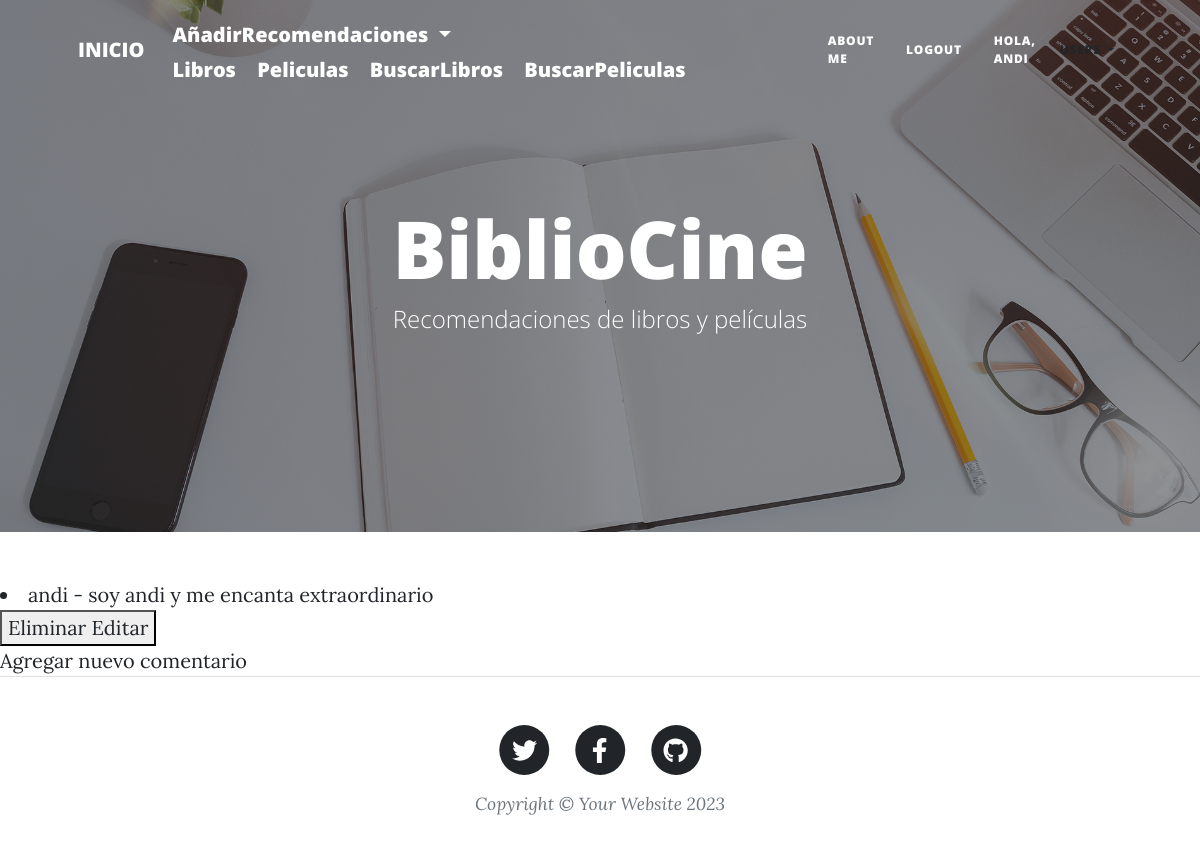
Page /AppBiblioCine/leerComentarioPeliculas/5 (signed in) on the earlier database version.
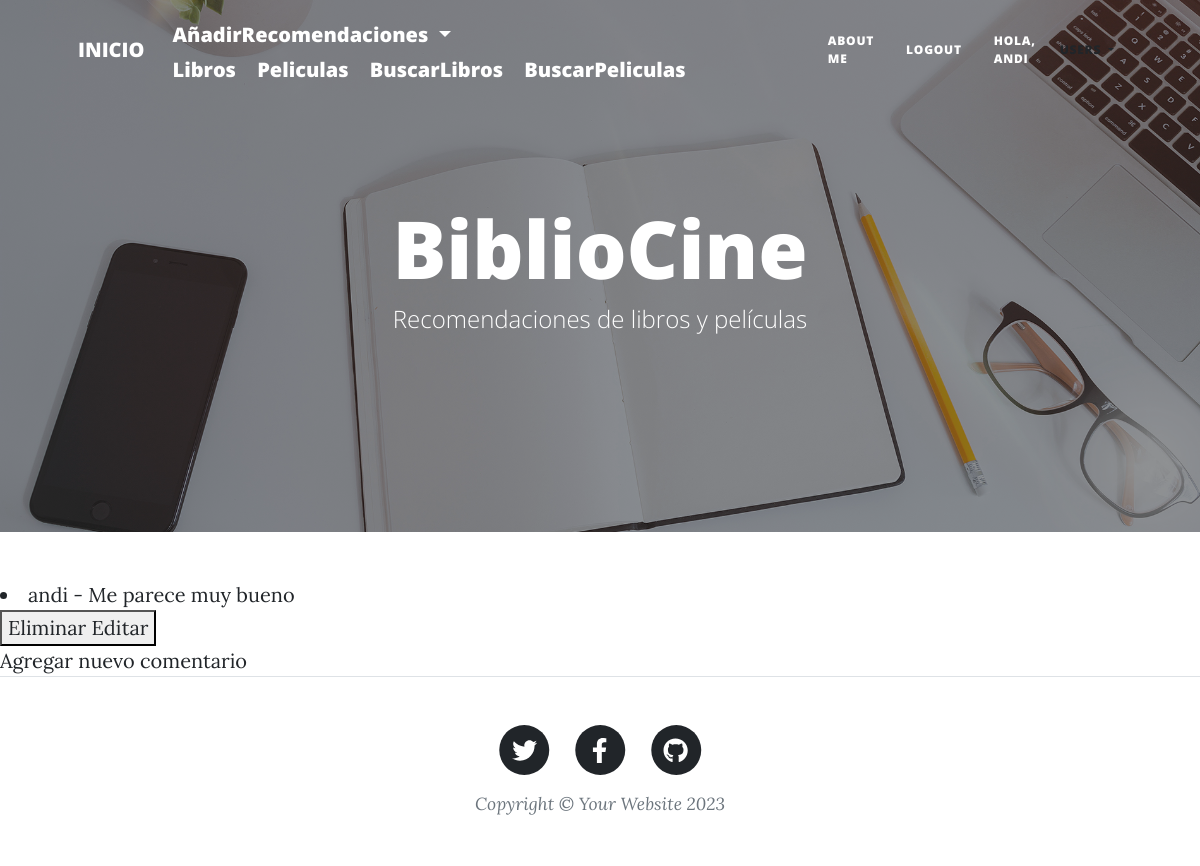
Same page on the later database version.
### AppBiblioCine/models.py (models this page shows)
class ComentarioPelicula(models.Model):
    pelicula = models.ForeignKey(Pelicula, related_name='comentariosPeliculas', on_delete=models.CASCADE, null=True)
    nombre = models.ForeignKey(User,blank=False,null=True,on_delete=models.CASCADE, verbose_name="nombre")
    comentario = models.TextField(null=True, blank=True)
    fechaComentario = models.DateTimeField(auto_now_add=True)
    class Meta:
        ordering = ['-fechaComentario']
    def __str__(self):
        return '%s - %s' % (self.nombre, self.comentario)

### AppBiblioCine/views.py (the view)
# urls.py: path( 'leerComentarioPeliculas/<id>', views.leerComentarioPeliculas, name='LeerComentarioPeliculas'),
@login_required
def leerComentarioPeliculas(request, id):
    pelicula = get_object_or_404(Pelicula, id = id)
    comentarios = ComentarioPelicula.objects.all()
    comentarios = ComentarioPelicula.objects.filter(pelicula__id = id)
    contexto = {"pelicula" : pelicula, "comentarios":comentarios}
    print(comentarios)
    return render(request, "AppBiblioCine/leerComentariosPeliculas.html", contexto)

### templates/AppBiblioCine/leerComentariosPeliculas.html (shortened to what this page needs)
{% extends 'AppAdministracion/padre.html' %}
{% load static %}
{% block CAMBIOS %}
    <!DOCTYPE html>
    <html lang="en">
    <head>
    </head>
    <body>
        {% for c in comentarios %}
            <li>{{c}}</li>
            {% if user.is_authenticated and user == c.nombre %}
            <button>
                <a href="{% url 'EliminarComentarioPeliculas' c.id %}">Eliminar</a>
                <a href="{% url 'EditarComentarioPeliculas' c.id %}">Editar</a>
            </button>
            {% endif %}
        {% endfor %}
        <br>
        <a href="{% url 'ComentarioPeliculas' pelicula.id %}">Agregar nuevo comentario</a>
    </body>
    </html>
{% endblock %}

Differences in the rows shown:
removed ComentarioPelicula: nombre+comentario "andi - soy andi y me encanta extraordinario", shows "Eliminar"
added ComentarioPelicula: nombre+comentario "andi - Me parece muy bueno", shows "Eliminar"
